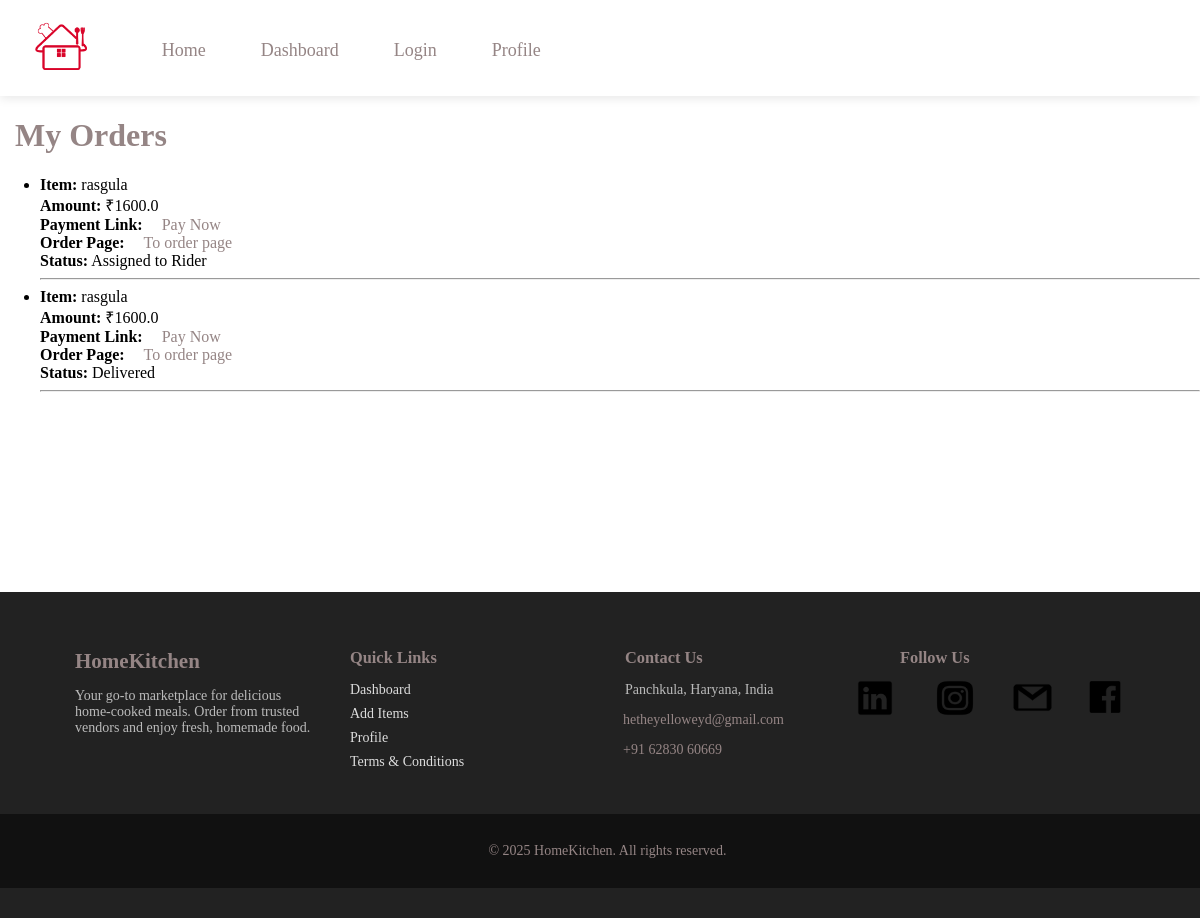
The app's page /my_orders (signed in), older data.
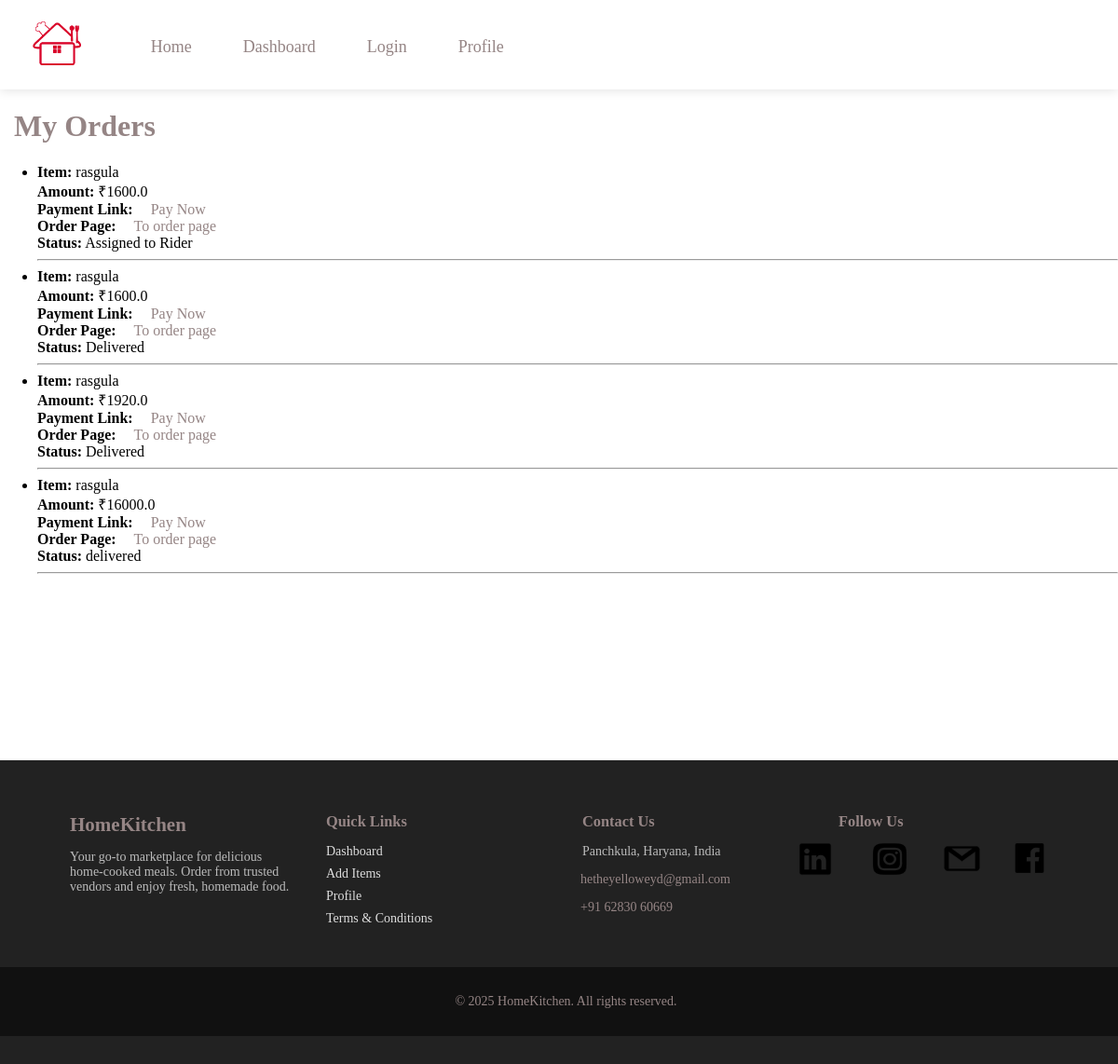
The same page, newer data.
### main.py (models this page shows)
class Order(db.Model):
    id= db.Column(db.String(50), primary_key=True, default=lambda: str(uuid.uuid4()))
    item_name= db.Column(db.String(100), nullable=False)
    user_email= db.Column(db.String(100), db.ForeignKey("user.email"), nullable=False)
    amount= db.Column(db.Float, nullable=False)
    upi_link= db.Column(db.String(500), nullable=True)
    quantity = db.Column(db.Integer, nullable=False)
    payment_status= db.Column(db.String(20), default="Pending")
    consumer_id= db.Column(db.Integer, db.ForeignKey('user.id'), nullable= True)
    vendor_id= db.Column(db.Integer, db.ForeignKey('user.id'), nullable= True)
    rider_id= db.Column(db.Integer, db.ForeignKey('user.id'), nullable= True)
    status = db.Column(db.String(20))
    delivered_at = db.Column(db.DateTime)
    rider_fee = db.Column(db.Float, default=0.0)
    delivery_fee = db.Column(db.Float, default=0.0)
    created_at = db.Column(db.DateTime, default=datetime.datetime.utcnow)

### main.py (the view)
@app.route("/my_orders")
def my_orders():
    if "user_email" not in session:
        flash("Please log in to view your orders.", "danger")
        return redirect(url_for("login"))
    user_email = session["user_email"]
    orders = Order.query.filter_by(user_email=user_email).all()
    return render_template("my_orders.html", orders=orders)

### templates/my_orders.html (shortened to what this page needs)
{% extends "base.html" %}
{% block content %}
    <h1>My Orders</h1>
    {% if orders %}
        <ul>
            {% for order in orders %}
                <li>
                    <strong>Item:</strong> {{ order.item_name }} <br>
                    <strong>Amount:</strong> ₹{{ order.amount }} <br>
                    <strong>Payment Link:</strong> <a href="{{ order.upi_link }}" target="_blank">Pay Now</a> <br>
                    <strong>Order Page:</strong> <a href="{{ url_for('payment_page', order_id= order.id) }}" target="_blank">To order page</a> <br>
                    <strong>Status:</strong> {{ order.status }} <br>
                </li>
                <hr>
            {% endfor %}
        </ul>
    {% else %}
        <p>You have not placed any orders yet.</p>
    {% endif %}
{% endblock %}

### templates/base.html (shortened to what this page needs)
<!DOCTYPE html>
<html lang="en">
<head>
    <link rel='stylesheet' href="{{url_for('static', filename='style/style.css')}}"
</head>
<body>
    <header>
        <div>
            <img src="{{url_for('static', filename='images/logo.png')}}" alt='Logo'>
            <nav>
                <ul>
                    <li><a href="{{url_for('home')}}">Home</a></li>
                    <li><a href="{{url_for('dashboard')}}">Dashboard</a></li>
                    <li><a href="{{url_for('login')}}">Login</a></li>
                    <li><a href="{{ url_for('profile') }}">Profile</a></li>
                </ul>
            </nav>
        </div>
    </header>
    <div>
        {% block content %}{% endblock content %}
    </div>
    <footer>
        <div class="footer-container">
            <div class="footer-section about">
                <h2>HomeKitchen</h2>
                <p>Your go-to marketplace for delicious home-cooked meals. Order from trusted vendors and enjoy fresh, homemade food.</p>
            </div>
            <div class="footer-section quick-links">
                <h3>Quick Links</h3>
                <ul>
                    <li><a href="{{ url_for('dashboard') }}">Dashboard</a></li>
                    <li><a href="{{ url_for('additems') }}">Add Items</a></li>
                    <li><a href="{{ url_for('profile') }}">Profile</a></li>
                    <li><a href="{{ url_for('terms') }}">Terms & Conditions</a></li>
                </ul>
            </div>
            <div class="footer-section contact">
                <h3>Contact Us</h3>
                <p> Panchkula, Haryana, India</p>
                <p>
                    <a href="mailto:hetheyelloweyd@gmail.com" style="margin-left: -2px; text-transform: none;">hetheyelloweyd@gmail.com</a>
                </p>
                <p>
                    <a href="tel:+916283060669" style="margin-left: -2px;">+91 62830 60669</a>
                </p>
            </div>
            <div class="footer-section social">
                <h3>Follow Us</h3>
                <div class="social-icons">
                    <a href="https://www.linkedin.com/in/your-page-link" target="_blank">
                        <img src="{{url_for('static', filename='images/linkedin.png')}}" class='linkedin'></img>
                    </a>
                    <a href="https://www.instagram.com/your-page-link" target="_blank">
                        <img src="{{url_for('static', filename='images/instagram.png')}}" class='instagram'></img>
                    </a>
                    <a href="https://twitter.com/your-page-link" target="_blank">
                        <img src="{{url_for('static', filename='images/Gmail.png')}}" class='gmail'></img>
                    </a>
                    <a href="https://www.facebook.com/your-page-link" target="_blank">
                        <img src="{{url_for('static', filename='images/facebook.png')}}" class='facebook'></img>
                    </a>
                </div>
            </div>
        </div>
        <div class="footer-bottom">
            <p>&copy; 2025 HomeKitchen. All rights reserved.</p>
        </div>
    </footer>
</body>
</html>

### static/style/style.css (style rules this page uses)
body { margin: 0; padding: 0; font-family: 'Times New Roman', Times, serif }
h1, h2, h3, p,a { margin-left: 15px; color: #958585; text-decoration: none; }
header { background-color: #fff; padding: 15px 0; box-shadow: 0 2px 10px rgba(0, 0, 0, 0.1); }
header > div { margin-top: 5px; display: flex; max-width: 100%; padding: 0 20px; }
header img { height: 50px; width: auto; margin-right: 30px; margin-left: 15px; }
nav ul { list-style: none; display: flex; gap: 20px; margin: 0; padding: 20px; }
nav ul li a { padding-top: 50px; text-decoration: none; color: #958585; font-size: 18px; padding: 5px 10px; }
footer { background: #222; color: #fff; padding: 30px 0; font-size: 14px; margin-top: 200px; }
.footer-container { display: flex; flex-wrap: wrap; justify-content: space-between; max-width: 1100px; margin: auto; padding: 0 20px; }
.footer-section { flex: 1; min-width: 220px; margin: 10px; }
.footer-section h2, .footer-section h3 { color: #958585; margin-bottom: 10px; }
.footer-section p { color: #bbb; }
.footer-section ul { list-style: none; padding: 0; }
.footer-section ul li { margin-bottom: 8px; }
.footer-section ul li a { color: #ddd; text-decoration: none; }
.social-icons { display: flex; margin-left: -60px; }
.facebook { margin-left: -20px; width: 110px; height: 38px; }
.instagram { margin-left: -10px; width: 80px; height: 40px; }
.gmail { margin-top: 2px; width: 45px; height: 35px; }
.linkedin { width: 70px; height: 40px; }
.footer-bottom { text-align: center; padding: 15px; background: #111; color: #bbb; margin-top: 20px; }

Row changes from the older to the newer data that the page shows:
added Order: item_name "rasgula", amount "1920.0", status "Delivered"
added Order: item_name "rasgula", amount "16000.0", status "delivered"
